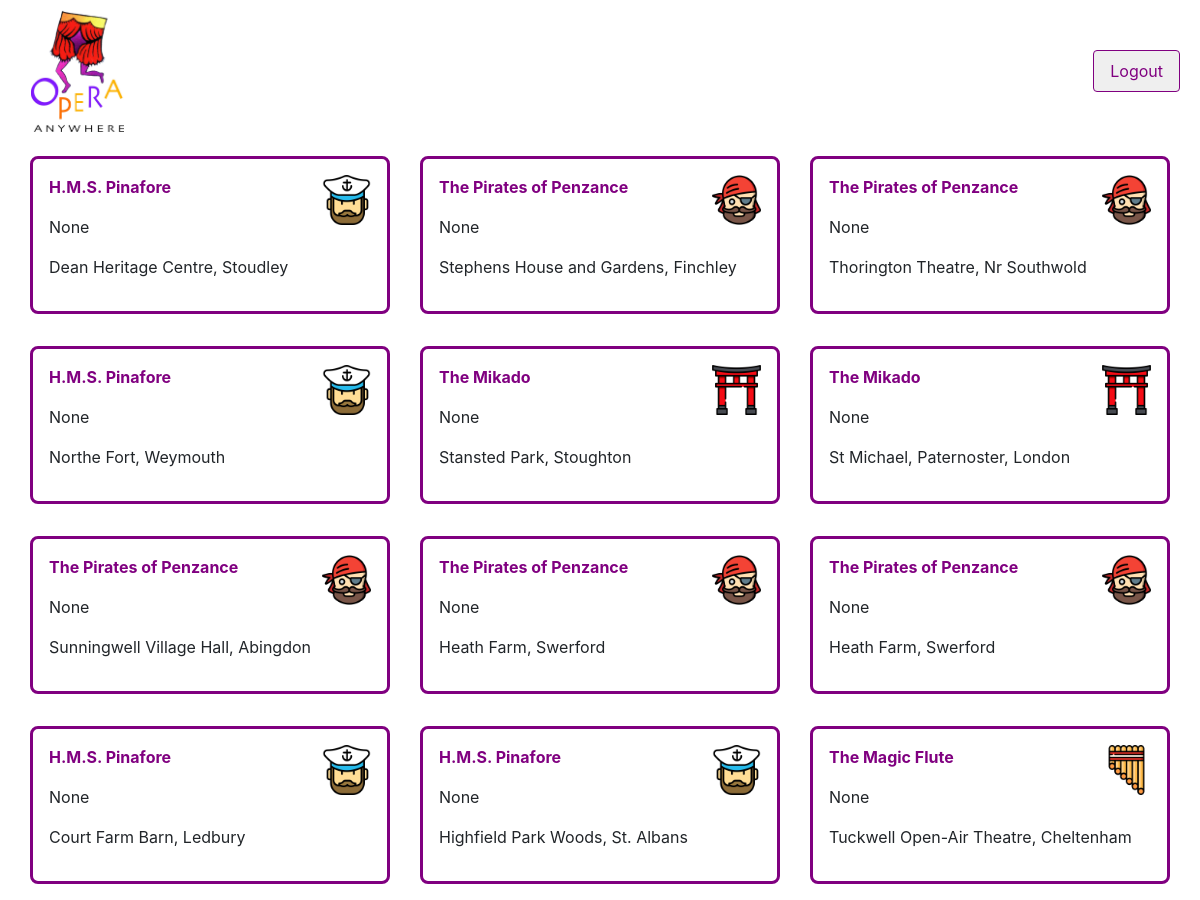
Before: /events/ (signed in) with the older database file.
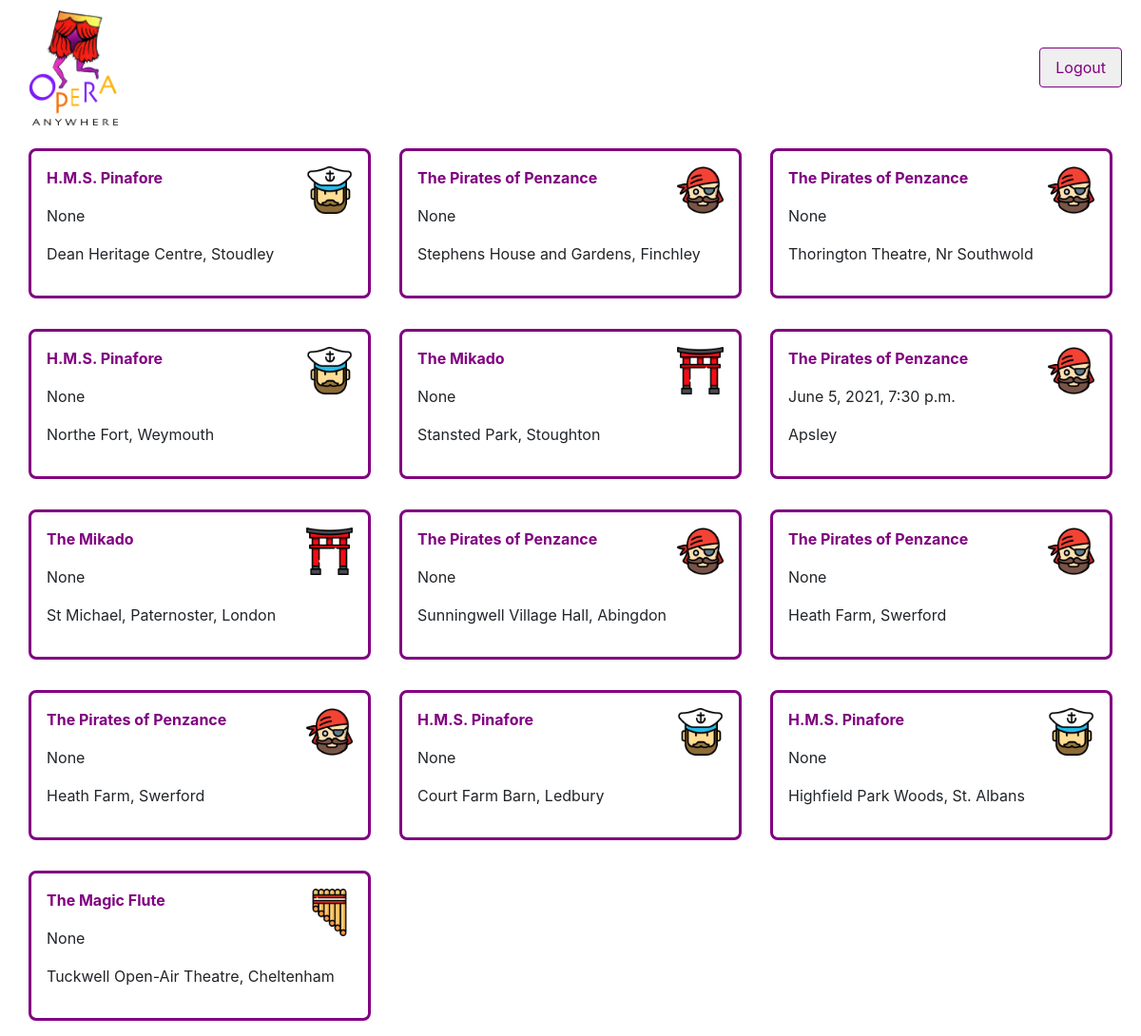
After: the same page with the newer database file.
### events/models.py (models this page shows, shortened)
class Event(models.Model):
    production = models.CharField(max_length=100)
    thumb = models.ImageField(default='default.png', blank=True)
    performance_date = models.DateTimeField(blank=True)
    location = models.TextField(blank=True)
    body = models.TextField()
    posting_date = models.DateTimeField(auto_now_add=True)
    class Meta:
        ordering = ['performance_date']

### events/views.py (the view)
# urls.py: path('', views.event_list, name="list"),
@login_required(login_url="/accounts/login/")
def event_list(request):
    events = Event.objects.all()
    return render(request, 'events/event_list.html', {'events':events})

### events/templates/events/event_list.html
{% extends 'base_layout.html' %}
{% load static %}
{% block content%}
<div class="container-fluid">
      <div class="row">
        {% for event in events %}
            <div class="col-12 col-md-6 col-lg-4 py-3">
              <div class="event p-3">
                <img class="icons" src="{{ event.thumb.url }}"/>
                <p class="thick"><a class="production-link" href="{% url 'events:detail' id=event.id %}">{{event.production}}</a></p>
                <p>{{event.performance_date}}</p>
                <p>{{event.location}}</p>
              </div>
            </div>
        {% endfor %}
      </div>
</div>
{% endblock%}

### templates/base_layout.html (shortened to what this page needs)
{% load static %}
<!DOCTYPE html>
<html lang="en" dir="ltr">
  <head>
    <link rel="stylesheet" href="{% static 'styles.css' %}">
    <link rel="stylesheet" href="https://maxcdn.bootstrapcdn.com/bootstrap/4.4.1/css/bootstrap.min.css">
  </head>
  <body>
    <div class="wrapper">
      <div class="container-fluid" >
        <ul class="nav">
          <li class="nav-item">
            <a href="{% url 'home' %}"><img class="logo nav-link" src="{% static 'opera-anywhere-logo-image.jpg' %}"/></a>
          </li>
          <li class="nav-item">
            <form action="{% url 'accounts:logout'%}" method="post">
              <button class="logout-button nav-link" type="submit">Logout</button>
            </form>
          </li>
        </ul>
      <div>
      {% block content %}
      {% endblock %}
    </div>
  </body>
</html>

### assets/styles.css (style rules this page uses)
p.thick { font-weight: bold; }
.production-link { color: #800080; }
.event { border: 3px solid #800080; border-radius: 8px; position: relative; }
.icons { padding: 16px; max-width: 23%; height: auto; position: absolute; right: 0; top: 0; margin: 0; }
.logo { max-width: 125px; height: auto; left: 0; top: 0; margin: 0; }
.logout-button { border: 1px solid #800080; padding: 16px; border-radius: 4px; height: auto; color: #800080; position: absolute; right: 20px; top: 50px; margin: 0; }

Changed rows visible on the page:
added Event: thumb (picture), production "The Pirates of Penzance", performance_date "June 5, 2021, 7:30 p.m.", location "Apsley"
